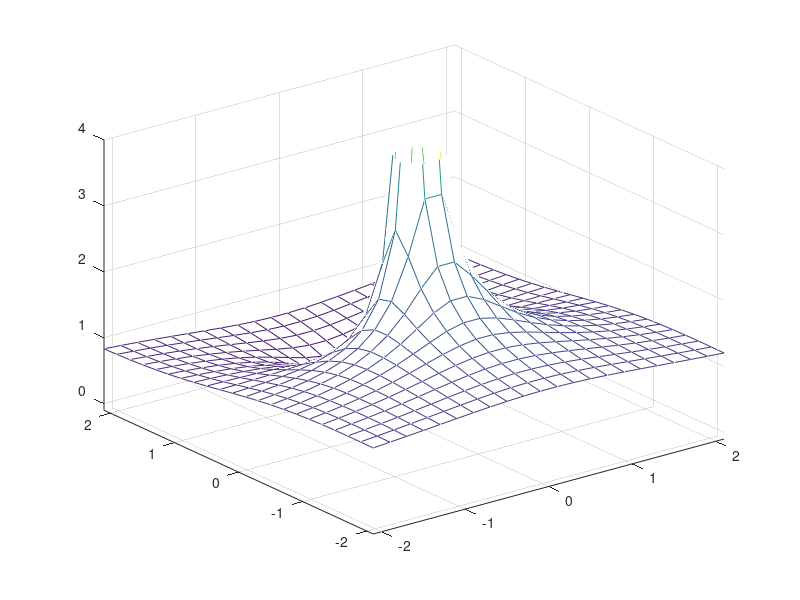

The MATLAB script that drew this image:
close all
clear all

step = 0.2 ; 
reali = [-2.1 : step : 2.1] ; 
immag = [-2.1 : step : 2.1];
Z = zeros(length(immag), length(reali));
for (x=1:length(reali))
	for (y=1:length(immag))
		Z (x, y) = reali(x) + i*immag(y) ;  #creiamo la x, y, campionati
	end
end
a1 = 0.8;
H=1-a1*(1./Z);
mesh (reali, immag, abs(H));
axis([reali(1) reali(length(reali)) immag(1) immag(length(immag)) -0.1 4])
